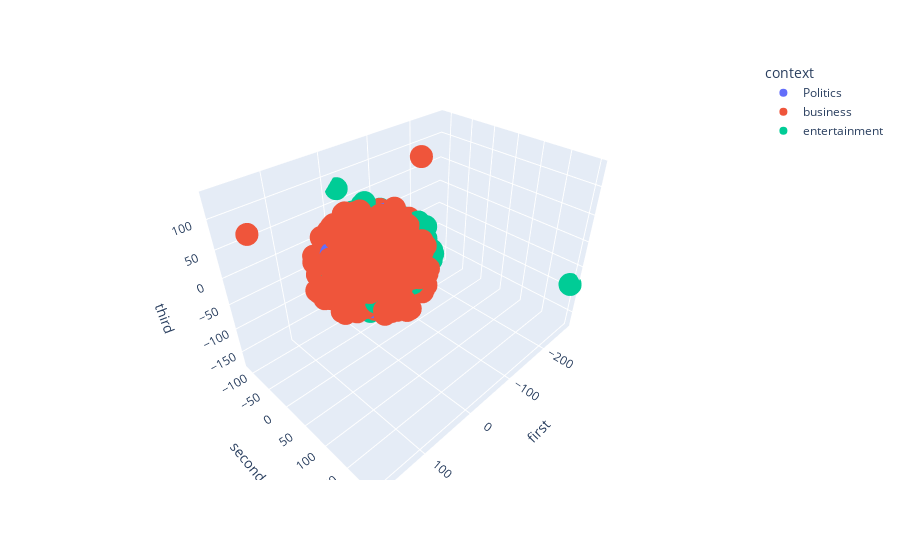

The notebook cell this image was saved under:
### Code cell
fig=px.scatter_3d(data, x='first', y='second',z='third', color='context' , labels='context')
fig.show()

### Figure 1 — Plotly figure (JSON) as saved in the notebook; plotly's stock layout.template omitted (floating-point values rounded to 4 significant figures; data arrays with more than 128 entries replaced by an {"elided": "..."} marker saying what was removed)
{"data": [{"hovertemplate": "context=Politics<br>first=%{x}<br>second=%{y}<br>third=%{z}<extra></extra>", "legendgroup": "Politics", "marker": {"color": "#636efa", "symbol": "circle"}, "mode": "markers", "name": "Politics", "scene": "scene", "showlegend": true, "type": "scatter3d", "x": [-26.75, -19.47, -31.89, -22.19, 29.66, -29.41, -28.66, -29.93, -23.58, -49.56, -29.76, -29.35, -21.1, -23.79, 11.75, -7.023, -0.8487, -10.68, -17.55, -13.46, 37.6, -20.03, -35.68, -15.07, -25.39, -20.49, -14.14, -27.32, -0.1248, 0.3617, -36.99, 64.32, -41.74, -21.66, 4.733, -31.1, -33.44, -46.27, -15.94, -30.55, -36.19, -17.0, -10.5], "y": [-8.146, 35.03, -14.92, 36.12, 32.89, 9.686, 40.79, -6.571, 30.5, 35.37, 33.16, 27.37, 33.34, 45.5, -29.43, 26.17, 66.92, 42.33, 25.06, 26.48, 35.78, 44.59, 15.92, 61.66, 23.52, 56.79, 33.83, 32.33, 37.55, 19.6, 43.04, -20.94, 24.84, 40.77, 39.51, 36.79, 18.65, 27.41, 17.82, 51.26, 26.15, 10.31, 9.871], "z": [58.37, 8.988, 64.37, -8.213, -52.9, 46.19, 30.62, 67.16, 17.41, -15.17, 36.16, 23.37, 27.98, 11.58, 42.67, -6.779, -31.65, -1.36, 13.13, 0.1384, -51.17, 28.79, 49.09, -36.06, -0.2076, -35.95, 19.0, 8.249, -0.8091, -7.219, 8.136, 32.57, -17.5, 19.0, -60.79, 17.9, 16.17, -10.9, -7.616, 11.81, 16.33, 20.12, 4.43]}, {"hovertemplate": "context=business<br>first=%{x}<br>second=%{y}<br>third=%{z}<extra></extra>", "legendgroup": "business", "marker": {"color": "#EF553B", "symbol": "circle"}, "mode": "markers", "name": "business", "scene": "scene", "showlegend": true, "type": "scatter3d", "x": {"elided": "510 float values"}, "y": {"elided": "510 float values"}, "z": {"elided": "510 float values"}}, {"hovertemplate": "context=entertainment<br>first=%{x}<br>second=%{y}<br>third=%{z}<extra></extra>", "legendgroup": "entertainment", "marker": {"color": "#00cc96", "symbol": "circle"}, "mode": "markers", "name": "entertainment", "scene": "scene", "showlegend": true, "type": "scatter3d", "x": {"elided": "386 float values"}, "y": {"elided": "386 float values"}, "z": {"elided": "386 float values"}}], "layout": {"legend": {"title": {"text": "context"}, "tracegroupgap": 0}, "margin": {"t": 60}, "scene": {"domain": {"x": [0, 1], "y": [0, 1]}, "xaxis": {"title": {"text": "first"}}, "yaxis": {"title": {"text": "second"}}, "zaxis": {"title": {"text": "third"}}}}}
